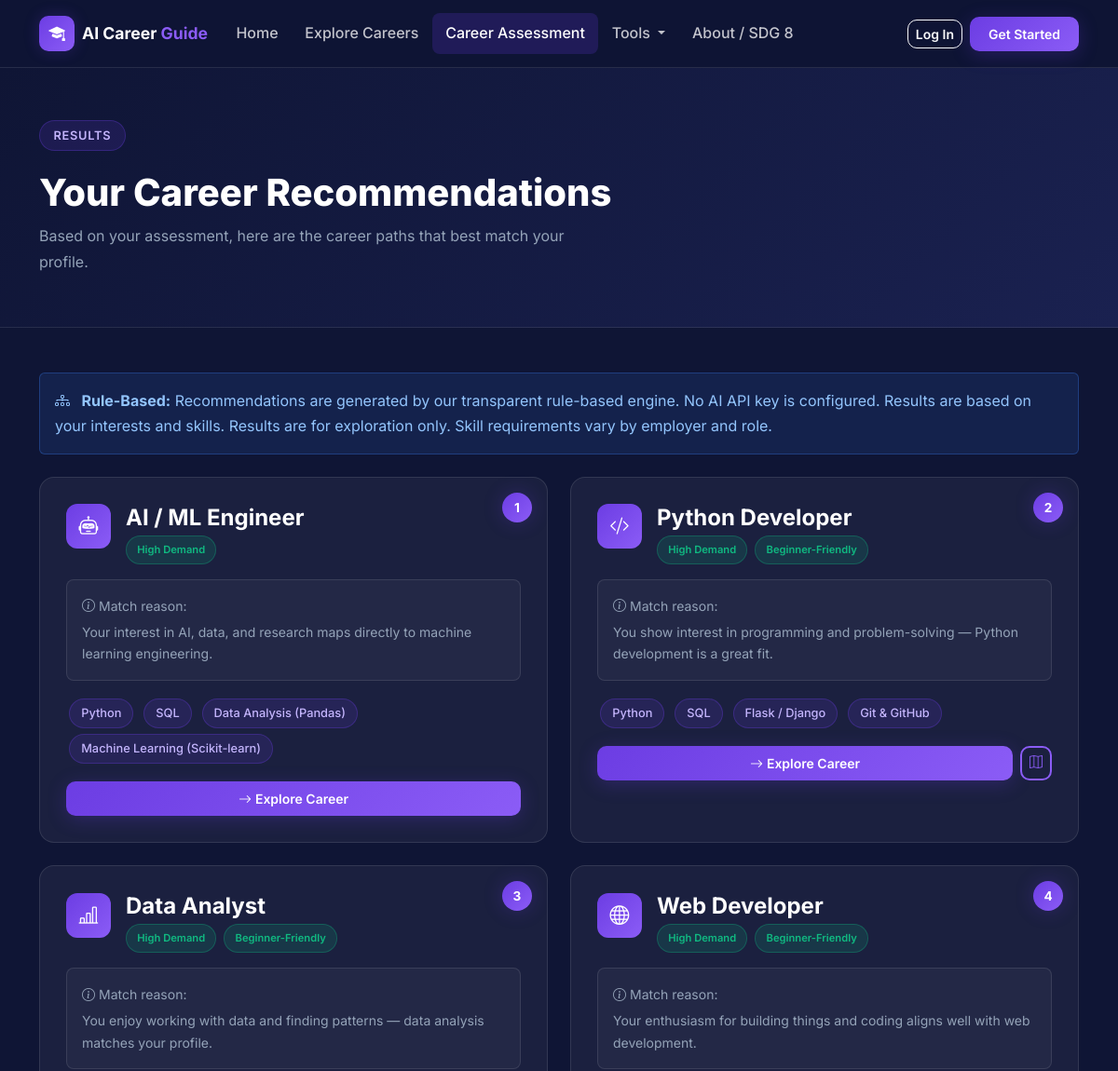
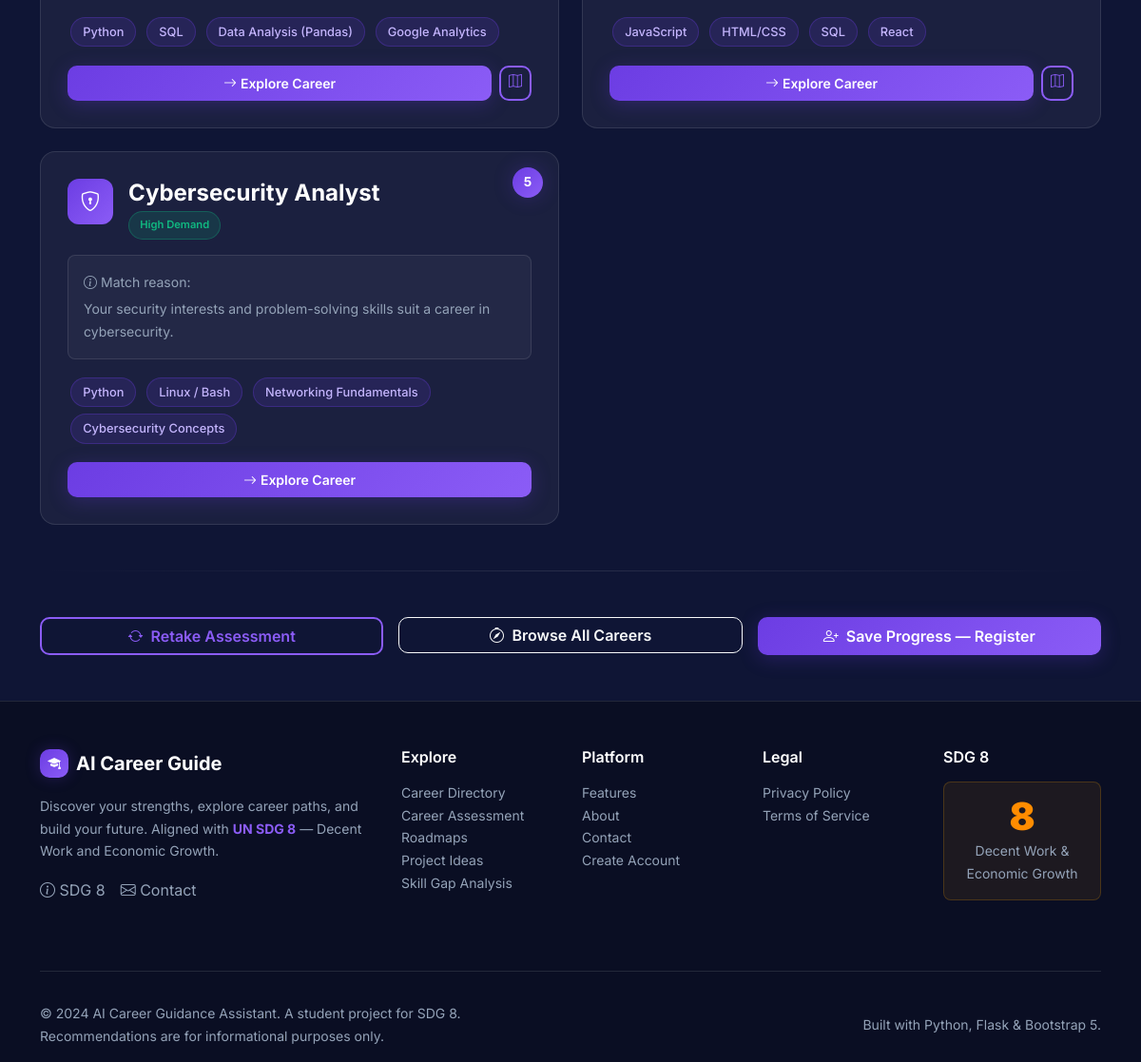
The page /assessment/results/1 on the database its author committed (2 pictures, top to bottom).
### app/models.py (models this page shows, shortened)
class Recommendation(db.Model):
    __tablename__ = "recommendation"
    id = db.Column(db.Integer, primary_key=True)
    assessment_id = db.Column(db.Integer, db.ForeignKey("assessment.id"), nullable=False)
    career_id = db.Column(db.Integer, db.ForeignKey("career.id"), nullable=False)
    score = db.Column(db.Float, default=0.0)
    match_reason = db.Column(db.Text)
    ai_explanation = db.Column(db.Text)
    created_at = db.Column(db.DateTime, default=datetime.utcnow)
    assessment = db.relationship("Assessment", back_populates="recommendations")
    career = db.relationship("Career", back_populates="recommendations")

class Career(db.Model):
    __tablename__ = "career"
    id = db.Column(db.Integer, primary_key=True)
    slug = db.Column(db.String(100), unique=True, nullable=False, index=True)
    title = db.Column(db.String(150), nullable=False)
    category = db.Column(db.String(100), nullable=False)
    description = db.Column(db.Text, nullable=False)
    short_description = db.Column(db.String(300))
    education_level = db.Column(db.String(80))
    avg_salary = db.Column(db.String(80))
    demand_level = db.Column(db.String(50))  # High / Medium / Low
    is_beginner_friendly = db.Column(db.Boolean, default=False)
    icon = db.Column(db.String(80))  # Bootstrap icon class
    entry_roles = db.Column(db.Text)   # JSON string list
    next_steps = db.Column(db.Text)    # JSON string list
    created_at = db.Column(db.DateTime, default=datetime.utcnow)
    skills = db.relationship("Skill", secondary=career_skill, backref="careers")
    roadmap = db.relationship("Roadmap", back_populates="career", uselist=False, cascade="all, delete-orphan")
    projects = db.relationship("Project", back_populates="career", cascade="all, delete-orphan")
    recommendations = db.relationship("Recommendation", back_populates="career", cascade="all, delete-orphan")

class Skill(db.Model):
    __tablename__ = "skill"
    id = db.Column(db.Integer, primary_key=True)
    name = db.Column(db.String(100), unique=True, nullable=False)
    category = db.Column(db.String(80))  # technical / soft
    description = db.Column(db.String(300))

### app/assessments/routes.py (the view)
@bp.route("/results/<int:assessment_id>")
def results(assessment_id):
    assessment = Assessment.query.get_or_404(assessment_id)
    if assessment.user_id and (not current_user.is_authenticated or current_user.id != assessment.user_id):
        flash("You don't have permission to view that assessment.", "danger")
        return redirect(url_for("assessments.index"))
    recommendations = (
        Recommendation.query
        .filter_by(assessment_id=assessment_id)
        .order_by(Recommendation.score.desc())
        .all()
    )
    return render_template(
        "assessments/results.html",
        assessment=assessment,
        recommendations=recommendations,
        used_ai=any(r.ai_explanation for r in recommendations),
    )

### app/templates/assessments/results.html (shortened to what this page needs)
{% extends "base.html" %}
{% block content %}
<div class="page-header">
  <div class="container">
    <div class="section-badge">Results</div>
    <h1 class="section-title mt-2">Your Career Recommendations</h1>
    <p class="text-muted mt-2" style="max-width:600px;">
      Based on your assessment, here are the career paths that best match your profile.
    </p>
  </div>
</div>
<div class="container py-5">
  <div class="alert {{ 'alert-success' if used_ai else 'alert-info' }} mb-4">
    {% if used_ai %}
    <i class="bi bi-robot me-2"></i>
    <strong>AI-Powered:</strong> These recommendations include personalised explanations generated by AI.
    {% else %}
    <i class="bi bi-diagram-3 me-2"></i>
    <strong>Rule-Based:</strong> Recommendations are generated by our transparent rule-based engine.
    No AI API key is configured. Results are based on your interests and skills.
    {% endif %}
    Results are for exploration only. Skill requirements vary by employer and role.
  </div>
  {% if recommendations %}
  <div class="row g-4">
    {% for rec in recommendations %}
    <div class="col-lg-6">
      <div class="glass-card h-100 position-relative">
        <div class="position-absolute top-0 end-0 m-3">
          <div class="step-number" style="width:32px;height:32px;font-size:.85rem;margin:0;">{{ loop.index }}</div>
        </div>
        <div class="d-flex align-items-center gap-3 mb-3">
          <div class="career-card-icon" style="flex-shrink:0;">
            <i class="bi {{ rec.career.icon or 'bi-briefcase' }}"></i>
          </div>
          <div>
            <h4 class="fw-bold mb-1">{{ rec.career.title }}</h4>
            <div class="d-flex gap-2">
              <span class="badge-demand badge-{{ rec.career.demand_level | lower }}">{{ rec.career.demand_level }} Demand</span>
              {% if rec.career.is_beginner_friendly %}
              <span class="badge-demand badge-high">Beginner-Friendly</span>
              {% endif %}
            </div>
          </div>
        </div>
        {% if rec.ai_explanation %}
        <div class="p-3 rounded-3 mb-3" style="background:rgba(108,61,227,.1);border:1px solid rgba(108,61,227,.2);">
          <div class="small text-muted mb-1"><i class="bi bi-stars text-accent me-1"></i><strong>Why this matches you:</strong></div>
          <p class="small mb-0" style="color:rgba(255,255,255,.85);">{{ rec.ai_explanation }}</p>
        </div>
        {% elif rec.match_reason %}
        <div class="p-3 rounded-3 mb-3" style="background:rgba(255,255,255,.04);border:1px solid var(--border);">
          <div class="small text-muted mb-1"><i class="bi bi-info-circle me-1"></i>Match reason:</div>
          <p class="small mb-0 text-muted">{{ rec.match_reason }}</p>
        </div>
        {% endif %}
        <div class="mb-3">
          {% for skill in rec.career.skills[:4] %}
          <span class="skill-tag">{{ skill.name }}</span>
          {% endfor %}
        </div>
        <div class="d-flex gap-2 mt-auto">
          <a href="{{ url_for('careers.detail', slug=rec.career.slug) }}" class="btn btn-accent btn-sm flex-grow-1">
            <i class="bi bi-arrow-right me-1"></i>Explore Career
          </a>
          {% if rec.career.roadmap %}
          <a href="{{ url_for('roadmaps.view', career_slug=rec.career.slug) }}" class="btn btn-outline-accent btn-sm">
            <i class="bi bi-map"></i>
          </a>
          {% endif %}
        </div>
      </div>
    </div>
    {% endfor %}
  </div>
  <div class="divider-gradient my-5"></div>
  <div class="row g-3">
    <div class="col-md-4">
      <a href="{{ url_for('assessments.index') }}" class="btn btn-outline-accent w-100">
        <i class="bi bi-arrow-repeat me-2"></i>Retake Assessment
      </a>
    </div>
    <div class="col-md-4">
      <a href="{{ url_for('careers.explore') }}" class="btn btn-outline-light w-100">
        <i class="bi bi-compass me-2"></i>Browse All Careers
      </a>
    </div>
    {% if current_user.is_authenticated %}
    <div class="col-md-4">
      <a href="{{ url_for('assessments.history') }}" class="btn btn-outline-light w-100">
        <i class="bi bi-clock-history me-2"></i>Assessment History
      </a>
    </div>
    {% else %}
    <div class="col-md-4">
      <a href="{{ url_for('auth.register') }}" class="btn btn-accent w-100">
        <i class="bi bi-person-plus me-2"></i>Save Progress — Register
      </a>
    </div>
    {% endif %}
  </div>
  {% endif %}
</div>
{% endblock %}

### app/static/css/main.css (style rules this page uses)
:root { --navy: #0f1535; --navy-light: #1a2150; --navy-card: #151c3d; --violet: #6c3de3; --violet-light: #8b5cf6; --violet-dark: #4c1d95; --accent: #7c3aed; --accent-glow:rgba(108,61,227,0.25); --white: #ffffff; --off-white: #f8f9ff; --text-muted: #94a3b8; --border: rgba(255,255,255,0.1); --card-bg: rgba(255,255,255,0.05); --success: #10b981; --warning: #f59e0b; --danger: #ef4444; --gradient-hero: linear-gradient(135deg, #0f1535 0%, #1a0a3d 50%, #0f1535 100%); --gradient-card: linear-gradient(135deg, rgba(108,61,227,0.15) 0%, rgba(139,92,246,0.05) 100%); }
*, *::before, *::after { box-sizing: border-box; }
html { scroll-behavior: smooth; }
body { font-family: 'Inter', -apple-system, BlinkMacSystemFont, 'Segoe UI', sans-serif; background: var(--navy); color: var(--white); line-height: 1.7; min-height: 100vh; display: flex; flex-direction: column; }
a { text-decoration: none; transition: color .2s; }
h1,h2,h3,h4,h5,h6 { font-weight: 700; line-height: 1.25; }
.text-muted { color: var(--text-muted) !important; }
.btn-accent { background: linear-gradient(135deg, var(--violet) 0%, var(--violet-light) 100%); color: var(--white); border: none; font-weight: 600; border-radius: 10px; padding: .5rem 1.25rem; transition: opacity .2s, transform .15s, box-shadow .2s; box-shadow: 0 4px 20px var(--accent-glow); }
.btn-outline-light { border-radius: 10px; font-weight: 600; }
.btn-outline-accent { border: 2px solid var(--violet-light); color: var(--violet-light); background: transparent; border-radius: 10px; font-weight: 600; transition: all .2s; }
.section-badge { display: inline-block; background: rgba(108,61,227,.15); color: #c4b5fd; border: 1px solid rgba(108,61,227,.3); padding: .3rem .9rem; border-radius: 50px; font-size: .8rem; font-weight: 600; text-transform: uppercase; letter-spacing: .06em; margin-bottom: .75rem; }
.section-title { font-size: clamp(1.6rem, 3.5vw, 2.5rem); font-weight: 800; }
.glass-card { background: var(--card-bg); border: 1px solid var(--border); border-radius: 16px; padding: 1.75rem; transition: transform .25s, box-shadow .25s, border-color .25s; }
.career-card-icon { width: 48px; height: 48px; background: linear-gradient(135deg, var(--violet) 0%, var(--violet-light) 100%); border-radius: 12px; display: flex; align-items: center; justify-content: center; font-size: 1.3rem; color: white; margin-bottom: 1rem; }
.badge-demand { font-size: .7rem; font-weight: 600; padding: .3rem .7rem; border-radius: 50px; }
.badge-high { background: rgba(16,185,129,.15); color: #10b981; border: 1px solid rgba(16,185,129,.3); }
.skill-tag { display: inline-block; background: rgba(108,61,227,.15); border: 1px solid rgba(108,61,227,.3); color: #c4b5fd; padding: .25rem .75rem; border-radius: 50px; font-size: .8rem; font-weight: 500; margin: .2rem; }
.step-number { width: 48px; height: 48px; background: linear-gradient(135deg, var(--violet), var(--violet-light)); border-radius: 50%; display: flex; align-items: center; justify-content: center; font-size: 1.1rem; font-weight: 700; color: white; margin: 0 auto 1rem; box-shadow: 0 0 20px var(--accent-glow); }
.alert-info { background: rgba(59,130,246,.12); border-color: rgba(59,130,246,.3); color: #93c5fd; }
.divider-gradient { height: 1px; background: linear-gradient(90deg, transparent, var(--border), transparent); margin: 3rem 0; }
.page-header { background: linear-gradient(135deg, var(--navy) 0%, var(--navy-light) 100%); padding: 3.5rem 0 2.5rem; border-bottom: 1px solid var(--border); }

### rows shown on the page
Recommendation: career "AI / ML Engineer", career.demand_level "High", match_reason "Your interest in AI, data, and research maps directly to machine learning engineering."
Skill: name "Python"
Skill: name "SQL"
Skill: name "Data Analysis (Pandas)"
Skill: name "Machine Learning (Scikit-learn)"
Recommendation: career "Python Developer", career.demand_level "High", shows "Beginner-Friendly", match_reason "You show interest in programming and problem-solving — Python development is a great fit."
Skill: name "Flask / Django"
Skill: name "Git & GitHub"
Recommendation: career "Data Analyst", career.demand_level "High", shows "Beginner-Friendly", match_reason "You enjoy working with data and finding patterns — data analysis matches your profile."
Skill: name "Google Analytics"
Recommendation: career "Web Developer", career.demand_level "High", shows "Beginner-Friendly", match_reason "Your enthusiasm for building things and coding aligns well with web development."
Skill: name "JavaScript"
Skill: name "HTML/CSS"
Skill: name "React"
Recommendation: career "Cybersecurity Analyst", career.demand_level "High", match_reason "Your security interests and problem-solving skills suit a career in cybersecurity."
Skill: name "Linux / Bash"
Skill: name "Networking Fundamentals"
Skill: name "Cybersecurity Concepts"

### other values the page prints
{{ now.year if now else '2024' }} "2024"
